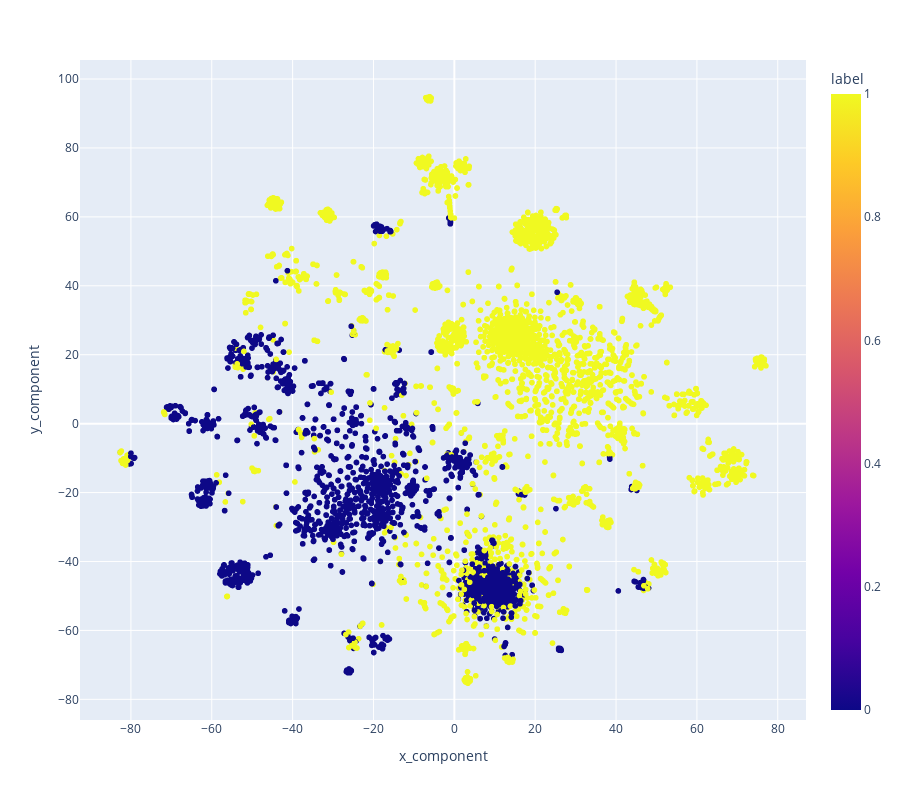

The cell this chart's notebook holds for it:
### Markdown cell above
### Визуализация при помощи TSNE

### Code cell
import plotly.express as px

res_df = pd.DataFrame(data=res, columns=['label'])
# Вектора для визуализации
X_embedded = TSNE(n_components=2).fit_transform(vectors)
res_df["x_component"]=X_embedded[:,0]
res_df["y_component"]=X_embedded[:,1]
    
fig = px.scatter(res_df, x="x_component", y="y_component", color = 'label', size_max=60)
fig.update_layout(height=800)
fig.show()

### Figure 1 — Plotly figure (JSON) as saved in the notebook; plotly's stock layout.template omitted (floating-point values rounded to 4 significant figures; data arrays with more than 128 entries replaced by an {"elided": "..."} marker saying what was removed)
{"data": [{"hovertemplate": "x_component=%{x}<br>y_component=%{y}<br>label=%{marker.color}<extra></extra>", "legendgroup": "", "marker": {"color": {"elided": "5520 int values"}, "coloraxis": "coloraxis", "symbol": "circle"}, "mode": "markers", "name": "", "showlegend": false, "x": {"elided": "5520 float values"}, "xaxis": "x", "y": {"elided": "5520 float values"}, "yaxis": "y", "type": "scattergl"}], "layout": {"xaxis": {"anchor": "y", "domain": [0.0, 1.0], "title": {"text": "x_component"}}, "yaxis": {"anchor": "x", "domain": [0.0, 1.0], "title": {"text": "y_component"}}, "coloraxis": {"colorbar": {"title": {"text": "label"}}, "colorscale": [[0.0, "#0d0887"], [0.1111, "#46039f"], [0.2222, "#7201a8"], [0.3333, "#9c179e"], [0.4444, "#bd3786"], [0.5556, "#d8576b"], [0.6667, "#ed7953"], [0.7778, "#fb9f3a"], [0.8889, "#fdca26"], [1.0, "#f0f921"]]}, "legend": {"tracegroupgap": 0}, "margin": {"t": 60}, "height": 800}}
